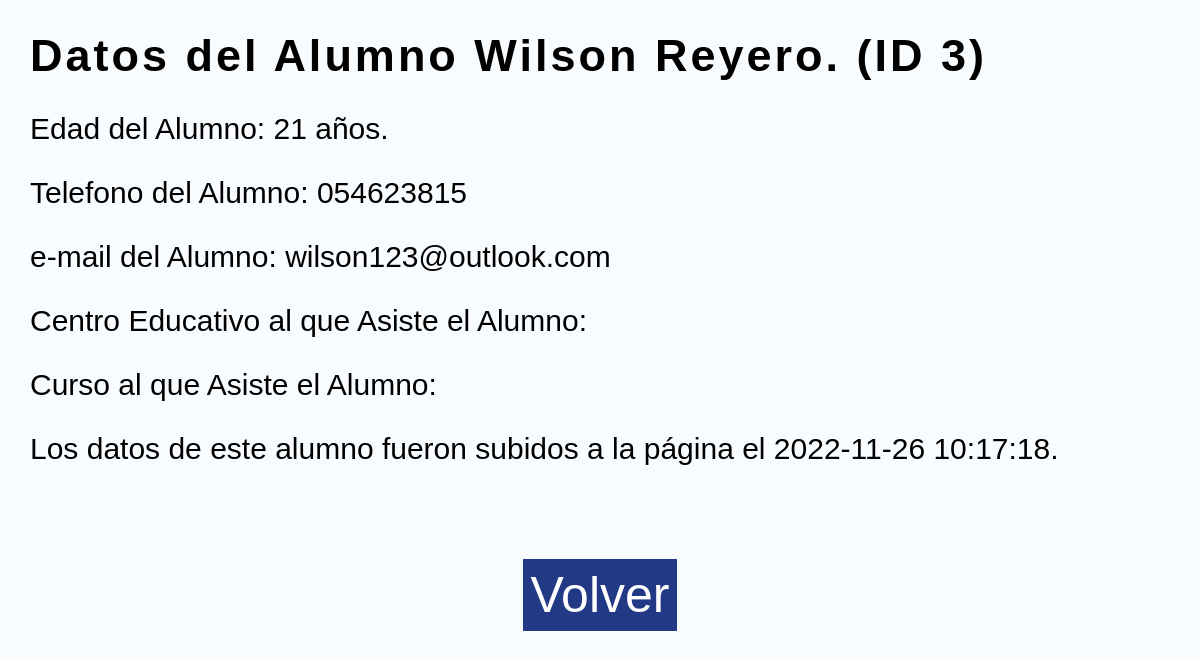
The page /pagina_ver_datos_alumno.php?id_alumno=3 on the database its author committed.
### tables this page shows
CREATE TABLE `alumno` (
  `id_alumno` int(5) NOT NULL,
  `nombre_alumno` varchar(45) DEFAULT NULL,
  `fecha` timestamp NULL DEFAULT current_timestamp(),
  `telefono` varchar(9) DEFAULT NULL,
  `email` varchar(65) DEFAULT NULL,
  `edad` int(3) NOT NULL,
  `centro` varchar(65) DEFAULT NULL,
  `curso` varchar(65) DEFAULT NULL
);

### modelo/Conexion.php (called while the page is built)
<?php
class Conexion{
    public static function conectar(){
        try{
            $host="localhost";
            $user="root";
            $pass="";
            $db="escrito_final";
            $con=mysqli_connect($host, $user, $pass);
            mysqli_select_db($con, $db);
            return $con;
        }catch(Exception $e){
            die('Error' . $e->getMessage());
            echo "La linea del error " . $e->getLine();
        }
    }
}
?>

### controlador/VisualizarDatosAlumno.php (called while the page is built)
<?php
require_once("modelo/Alumno.php");
$id = $_GET['id_alumno'];
$alumno = new Alumno();
$verAlumno = $alumno->get_datos($id);
require_once("vista/VisualizacionDatosAlumno.php");
?>

### modelo/Alumno.php (called while the page is built, shortened)
<?php
class Alumno{
    private $con;
    public function __construct(){
        require_once("Conexion.php");
        $this->con = Conexion::conectar();
    }
    public function get_datos($id_alumno){
        $sql = "SELECT * FROM alumno WHERE id_alumno = $id_alumno";
        $query = mysqli_query($this->con, $sql);
        return $query;
    }
}
?>

### vista/VisualizacionDatosAlumno.php (the view)
<?php foreach($verAlumno as $alumno): ?>
    <ul class="listado-datos">
        <li><h2>Datos del Alumno <?php echo $alumno['nombre_alumno'] ?>. (ID <?php echo $alumno['id_alumno'] ?>)</h2></li>
        <li>Edad del Alumno: <?php echo $alumno['edad'] ?> años.</li>
        <li>Telefono del Alumno: <?php echo $alumno['telefono'] ?></li>
        <li>e-mail del Alumno: <?php echo $alumno['email'] ?></li>
        <li>Centro Educativo al que Asiste el Alumno: <?php echo $alumno['centro'] ?></li>
        <li>Curso al que Asiste el Alumno: <?php echo $alumno['curso'] ?></li>
        <li>Los datos de este alumno fueron subidos a la página el <?php echo $alumno['fecha'] ?>.</li>
        <li class="centrado"><a class="boton" href="index.php">Volver</a></li>
    </ul>
<?php endforeach; ?>

### style.css (style rules this page uses)
:root { --boton-color: rgb(34, 57, 133); }
* { margin: 0; padding: 0; box-sizing: border-box; font-family: sans-serif; text-decoration: none; list-style-type: none; }
body { background-color: rgb(249, 252, 255); }
.boton { border-radius: 0; border-style: none; background-color: var(--boton-color); color: white; padding: 8px; cursor: pointer; font-size: 18px; }
.listado-datos li { margin: 30px; font-size: 30px; }
.listado-datos li h2 { letter-spacing: 3px; }
.listado-datos .centrado { text-align: center; margin-top: 100px; }
.listado-datos .centrado .boton { font-size: 50px; }

### rows shown on the page
alumno: nombre_alumno "Wilson Reyero", id_alumno "3", edad "21", telefono "054623815", email "wilson123@outlook.com", fecha "2022-11-26 10:17:18"
